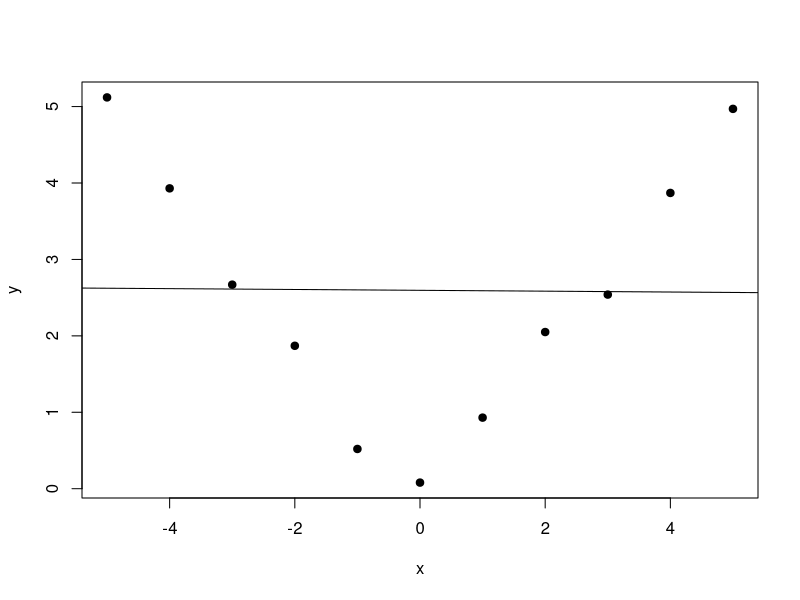
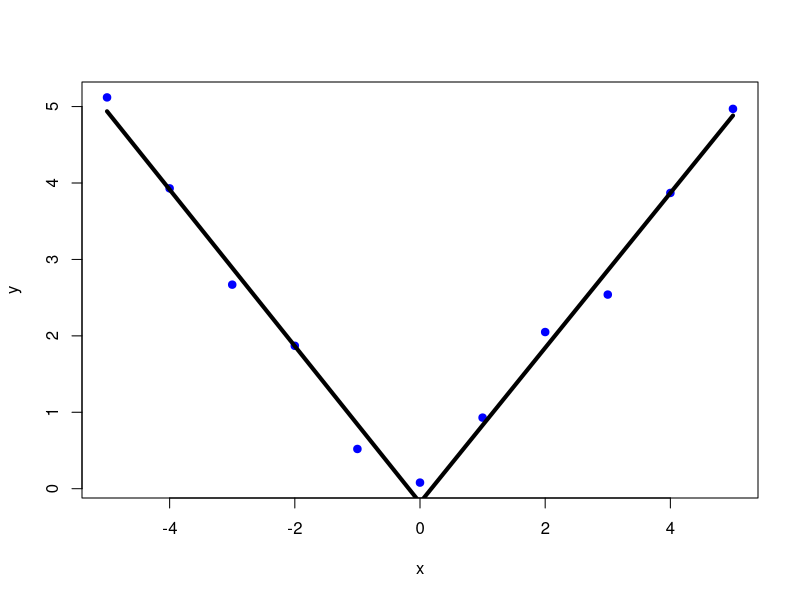
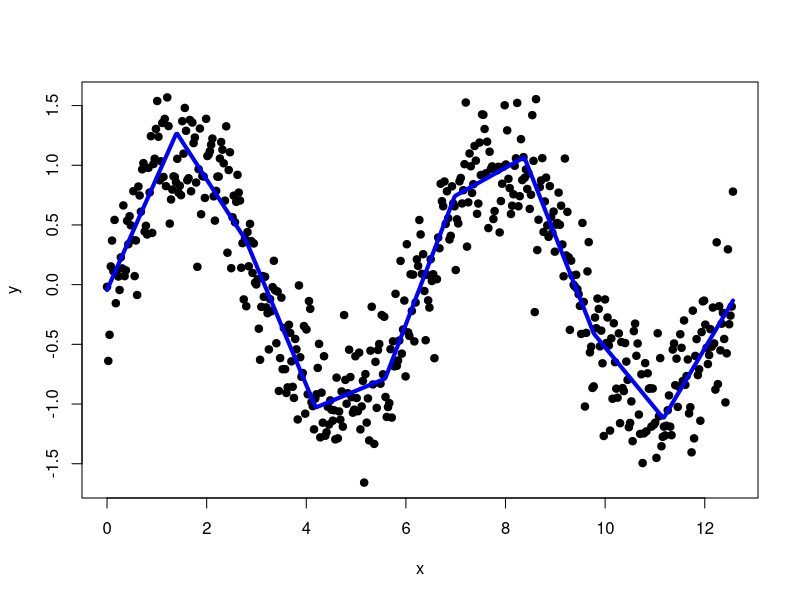

Generate these figures, in order, with R:
#Q1:
library(MASS)
?shuttle
head(shuttle)
use <- shuttle$use
wind <- shuttle$wind
use <- relevel(use, "noauto")
LogMod <- glm(use ~ wind, family=binomial)
betas <- coefficients(LogMod)
pHead <- exp(betas[1])/(1+exp(betas[1]))
pTail <- exp(betas[1]+betas[2])/(1+exp(betas[1]+betas[2]))
oHead <- pHead/(1-pHead)
oTail <- pTail/(1-pTail)
oddsRatio <- oHead/oTail
oddsRatio
exp(betas["windtail"])
1/exp(betas["windtail"])
# 0.969

#Q2:
# (cont'd from Q1)
magn <- shuttle$magn
LogModAdjusted <- glm(use ~ wind + magn, family=binomial)
betasAdjusted <- coefficients(LogModAdjusted)
exp(betasAdjusted["windtail"])
1/exp(betasAdjusted["windtail"]) # 0.969

#Q3:
# (cont'd from Q1)
LogModMinus <- glm(use ~ wind, family=binomial, data=shuttle)
betasMinus <- coefficients(LogModMinus)
# Ans: The coefficients reverse their signs. (Odds have flipped.)

#Q4: 
data(InsectSprays)
SprayMod <- glm(count ~ spray, family=poisson, data=InsectSprays)
betasSpray <- coefficients(SprayMod)
1/exp(betasSpray["sprayB"])

#Q5
# The offset is added when modeling rates. This is appropriate when modeling counts
# and the window of time for mesaurement is not fixed. For example, 6 cases in a day
# should not amount to 6 cases in a week.
# log(MUx)    <- beta0 + beta1*x
# log(MUx/t)  <- beta0 + beta1*x            # Standardize the window for rate
# log(MUx)    <- log(t) + beta0 + beta1*x
# Now:log(t) represents the offset
# Further: log(7*t) = log(10)+ log(t)       # Say we want a smaller window, one-tenth
# log(MUx)    <- log(10t) + beta0 + beta1*x - log(10)   # Keeping counts fixed
# log(MUx/10t) <- (beta0-log(10)) + beta1*x 

# Ans: The coefficient is subtracted by log(10) ERR

#Q6
x <- -5:5
y <- c(5.12, 3.93, 2.67, 1.87, 0.52, 0.08, 0.93, 2.05, 2.54, 3.87, 4.97)
LinModel <- lm(y ~ x) 
plot(x, y, type="p", pch=19)
abline(LinModel)
knot <- 0;
splineX <- (x > knot) * (x - knot)
designMatrix <-cbind(1, x, splineX)
SplineModel <- lm(y ~ designMatrix-1)
plot(x, y, pch=19, col="blue")
lines(x, predict(SplineModel), lwd=4)
SplineBetas <- coefficients(SplineModel)
SplineBetas[2]+SplineBetas[3]

# Example: Spline Regression
n <- 500; x <- seq(0, 4*pi, length=n);y <- sin(x) + rnorm(n, sd=0.3);
knots <- seq(0, 4*pi, length=10)
splineTerms <- sapply(knots, function(knot) (x > knot) * (x - knot))
designMatrix <- cbind(1, x, splineTerms)
yHat <- predict(lm(y ~ designMatrix-1))
plot(x, y, pch=19)
lines(x, yHat, pch=19, col="blue", lwd=4)

